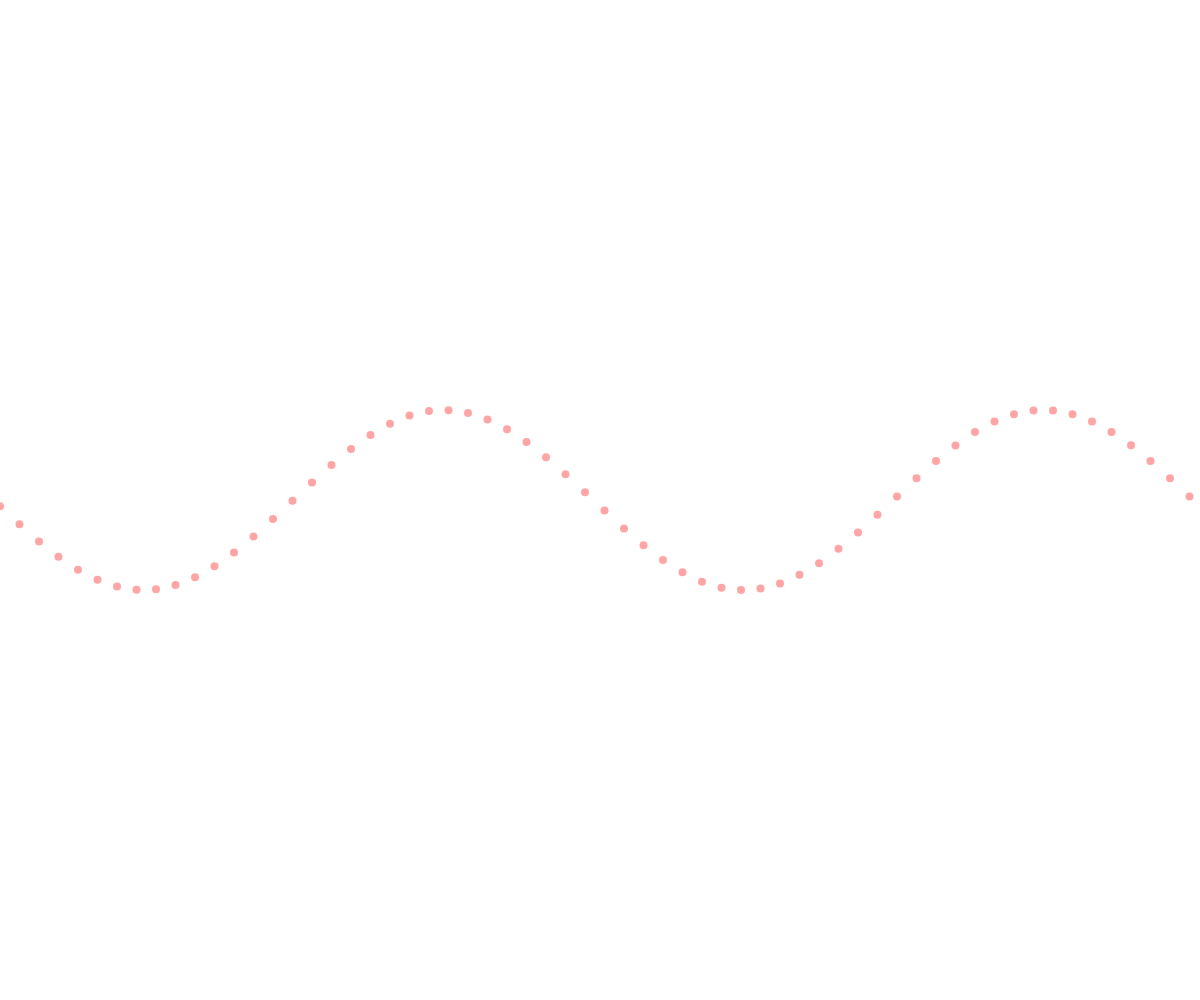
Frame 1 (no input)
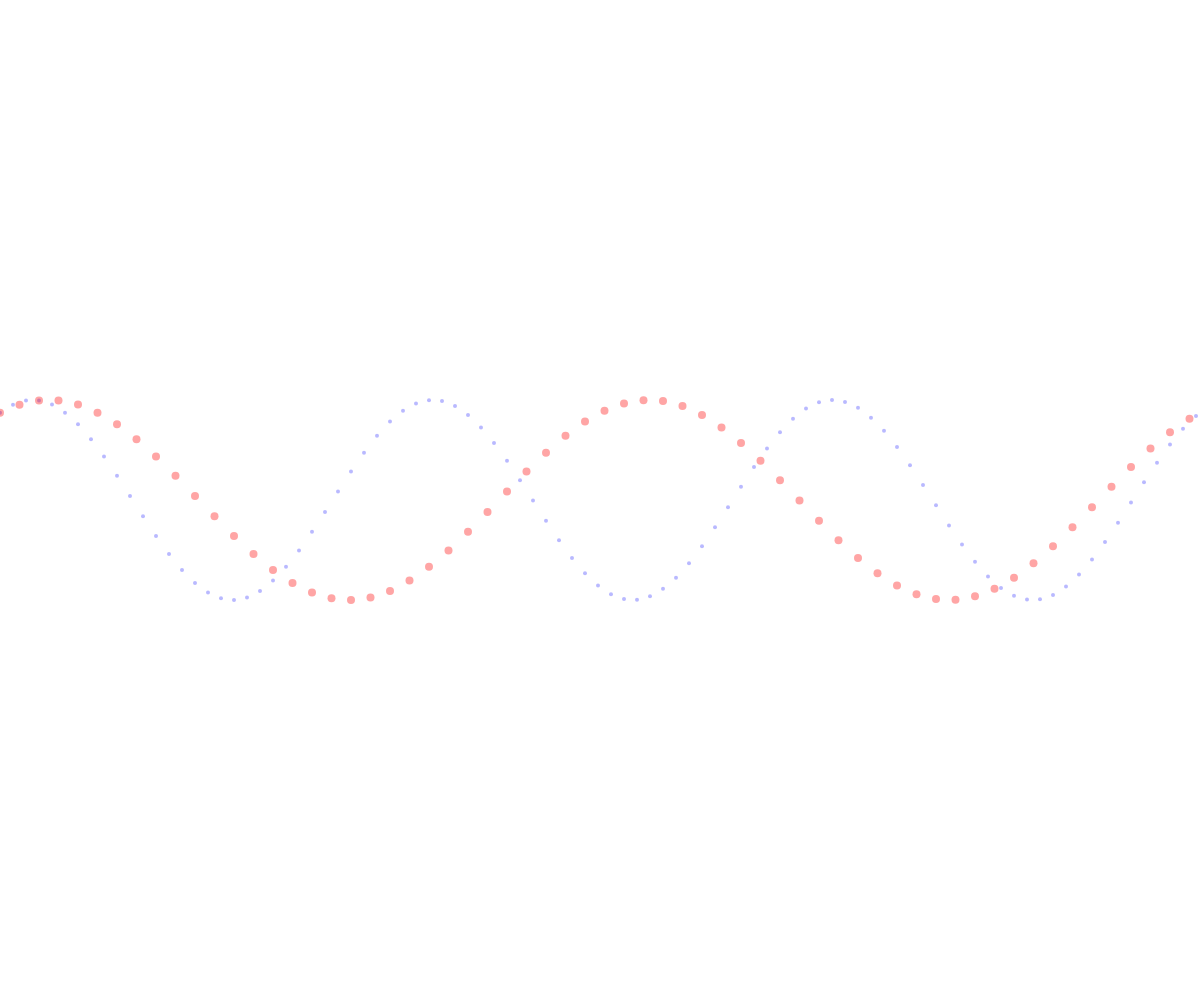
Frame 60 (no input)
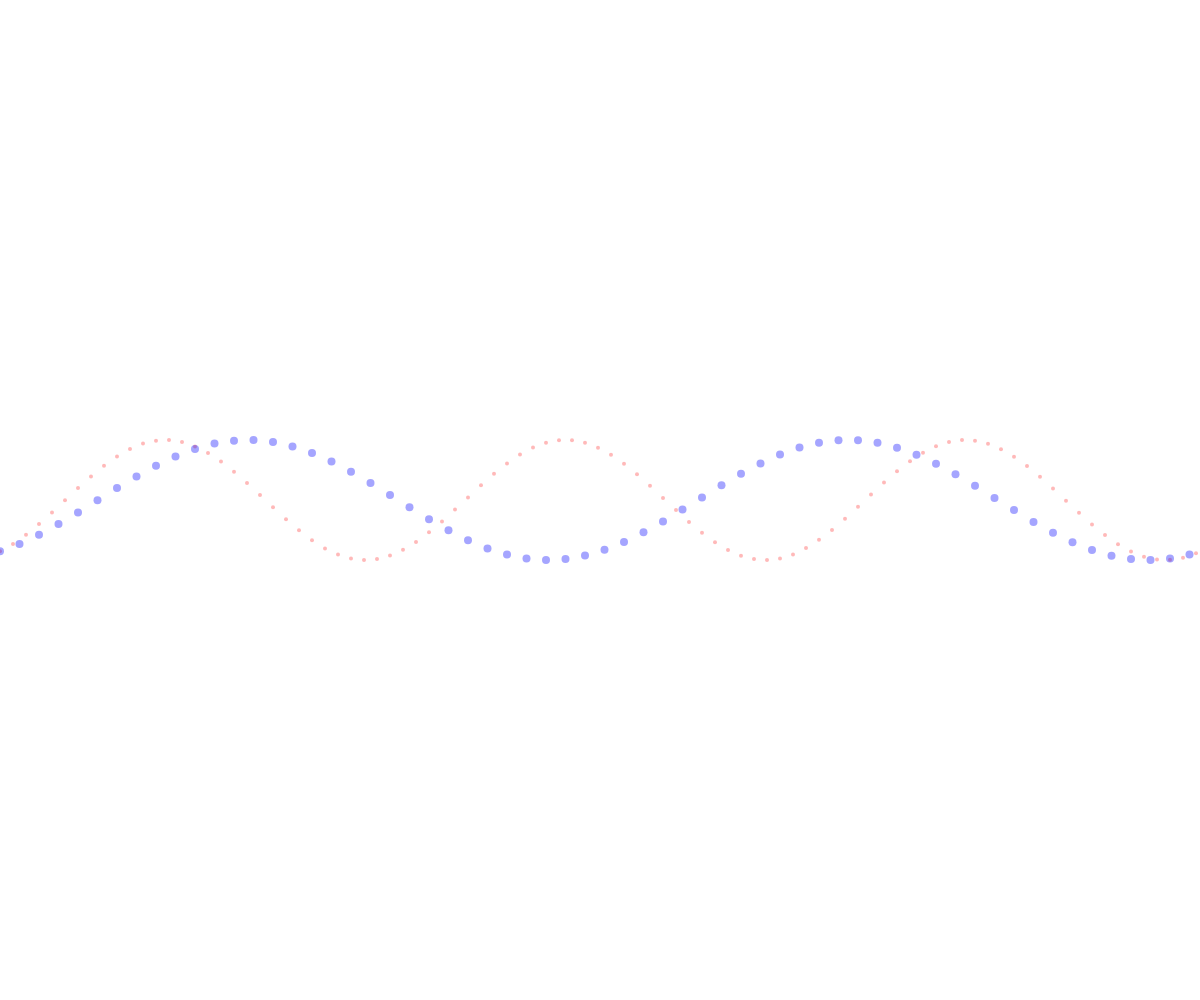
Frame 120 (the mouse pressed at the canvas centre since frame 60)

The p5.js sketch that drew these frames (run headless with seeded random() and noise() and a simulated clock; from frame 60 on, the mouse is pressed at the canvas centre):

// p5.js sketch
// ── sketch.js

var xspacing = 13;
var w;
var amplitude = 90;
var period = 400.0;
var star = 0;
var yval;
var r1, g1, b1, alfa;
var r2, g2, b2, alfa2;

function setup() {
  createCanvas(windowWidth, windowHeight);
  w = width*200;
  ix = (TWO_PI / period) * xspacing;
  yval = new Array(floor(w/xspacing));
}

function windowResized() {
  resizeCanvas(windowWidth, windowHeight);
}


function draw() {
  background(255);
  calcoWave();
  renderWave();
  changeColor();
  renderWave2();
}
function changeColor() {
  if (mouseY >= windowHeight/2) {
    r1=255;
    g1=0;
    b1=0;
    alfa=70;
    r2=0;
    g2=0;
    b2=255;
    alfa2=90;
    amplitude = 60;
  } else  {
    r1=0;
    g1=0;
    b1=255;
    alfa=70;
    r2=255;
    g2=0;
    b2=0;
    alfa2=90;
    amplitude = 100;
  }
}

function calcoWave() {
  star += 0.07;
  var x = star;
  for (var i = 0; i < yval.length; i++) {
    yval[i] = sin(x)*amplitude;
    x+=ix;
  }
}

function renderWave() {
  noStroke();
  fill(r1,g1,b1,alfa);
  for (var x = 0; x < yval.length; x++) {
  ellipse(x*xspacing, height/2+yval[x],4,4);
  }
}


function renderWave2() {
  noStroke();
  fill(r2,g2,b2,alfa2);
  for (var x = 0; x < yval.length; x++) {
  ellipse(x*xspacing*1.5, height/2+yval[x],8,8);
  }
}
